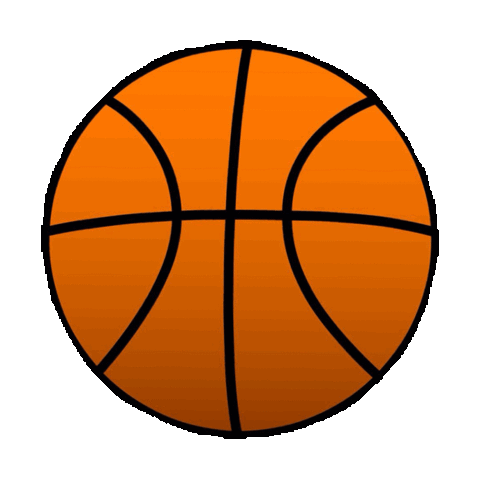
#> input picture Resources/Images/giphy.gif, 480 x 480 px, found by its file name
$ python GIF_cutting.py
#> lines starting #> are read from the running program, lines starting #| are printed output that depends on the picture
import os
from PIL import Image, ImageSequence

def parseGIF(gifname):
    # 将gif解析为图片
    # 读取GIF
#> called with gifname = 'Resources\\Images\\giphy.gif'
    im = Image.open(gifname)
#> im is the input picture: PIL image 480x480 P; mean R, G, B, A 95.6, 43.6, 1.3, 136.4
    # GIF图片流的迭代器
    iter = ImageSequence.Iterator(im)
    # 获取文件名
    file_name = gifname.split(".")[0]
    index = 1
    # 判断目录是否存在
    pic_dirct = "imgs/{0}".format(file_name)
    mkdirlambda = lambda x: os.makedirs(
        x) if not os.path.exists(x) else True  # 目录是否存在,不存在则创建
    mkdirlambda(pic_dirct)
    # 遍历图片流的每一帧,保存为
    for frame in iter:
        print("image %d: mode %s, size %s" % (index, frame.mode, frame.size))
        frame.save("imgs/%s/frame%d.png" % (file_name, index))  # 保存图片
        index += 1
#> this loop made 24 passes
#| image 1: mode P, size (480, 480)
#| image 2: mode RGBA, size (480, 480)
#| image 3: mode RGBA, size (480, 480)
#| image 4: mode RGBA, size (480, 480)
#| image 5: mode RGBA, size (480, 480)
#| image 6: mode RGBA, size (480, 480)
#| image 7: mode RGBA, size (480, 480)
#| image 8: mode RGBA, size (480, 480)
#> (further printed lines are left out)
#> pass 2, in parseGIF, `frame.save("imgs/%s/frame%d.png" % (file_name, index))`:
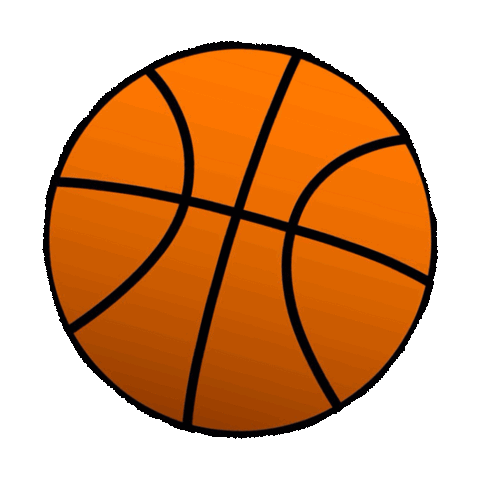
#> saved as frame2.png: PIL image 480x480 RGBA; mean R, G, B, A 95.6, 43.6, 1.3, 135.8; transparent parts drawn white
#> after the loop, index = 25

    # frame0 = frames[0]
    # frame0.show()

    # 把GIF拆分为图片流
    imgs = [frame.copy() for frame in ImageSequence.Iterator(im)]
#> imgs = 24 items
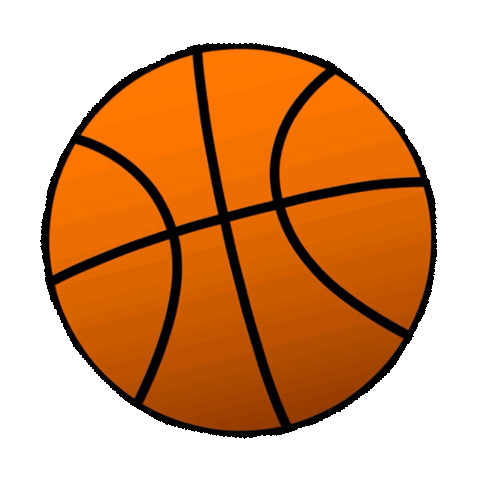
#> im: PIL image 480x480 RGBA; mean R, G, B, A 95.6, 43.6, 1.3, 135.8; transparent parts drawn white


if __name__ == "__main__":
    parseGIF("Resources\Images\giphy.gif")
